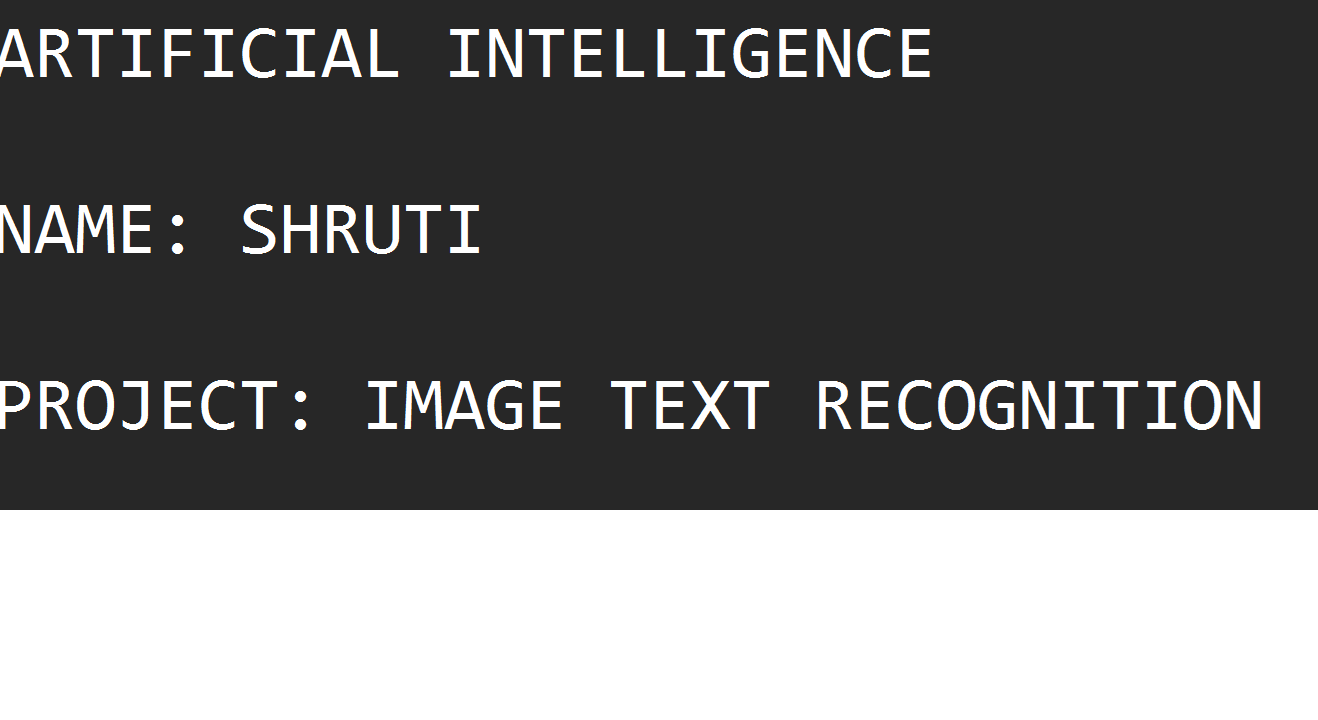
#> input picture images/test.png, 1318 x 720 px
$ python ocr.py
#> lines starting #> are read from the running program, lines starting #| are printed output that depends on the picture; after the words box and inside, x2 and y2 are one past the last pixel; in counts of white or black regions, pixels touching at a corner belong together
import cv2
import pytesseract

# Tesseract OCR executable
pytesseract.pytesseract.tesseract_cmd = r"C:\Users\Dell\OneDrive\Desktop\AI_Project_4\tesseract.exe"

# Read input image
image = cv2.imread("images/test.png")
#> image is the input picture: shape (720, 1318, 3); mean B, G, R 110.9, 110.9, 110.9
# Check whether image is loaded
if image is None:
    print("Error: Image not found.")
    exit()

# Convert image to grayscale
gray = cv2.cvtColor(image, cv2.COLOR_BGR2GRAY)

# Remove noise
blur = cv2.GaussianBlur(gray, (5, 5), 0)

# Adaptive thresholding
thresh = cv2.adaptiveThreshold(
    blur,
    255,
    cv2.ADAPTIVE_THRESH_GAUSSIAN_C,
    cv2.THRESH_BINARY,
    11,
    2
)
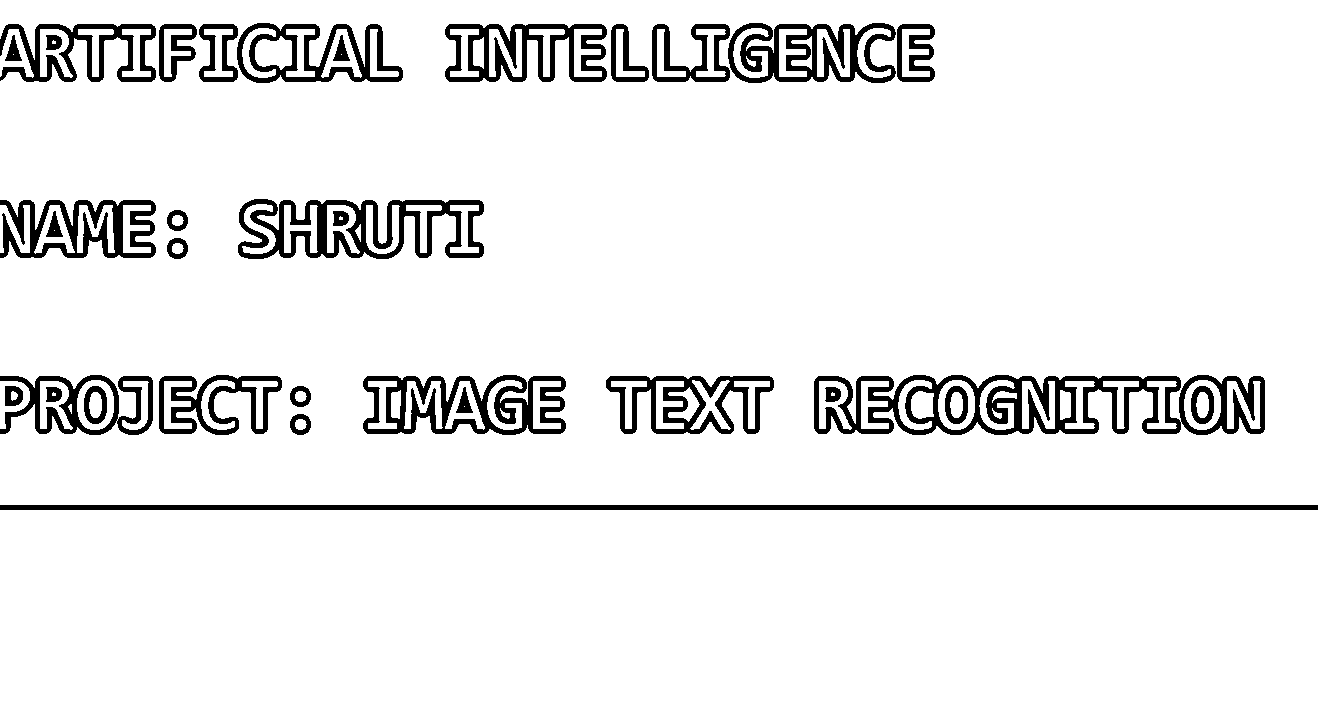
#> thresh: shape (720, 1318); 92.4% white; 33 black regions, largest, box (x1, y1, x2, y2) and area: (814, 375, 1265, 435) 11589, (0, 505, 1318, 510) 6590, (238, 199, 484, 259) 6584

# OCR configuration
config = "--psm 6"

# Extract text
#> (the run stopped early here; a loop or call above may not have finished)
